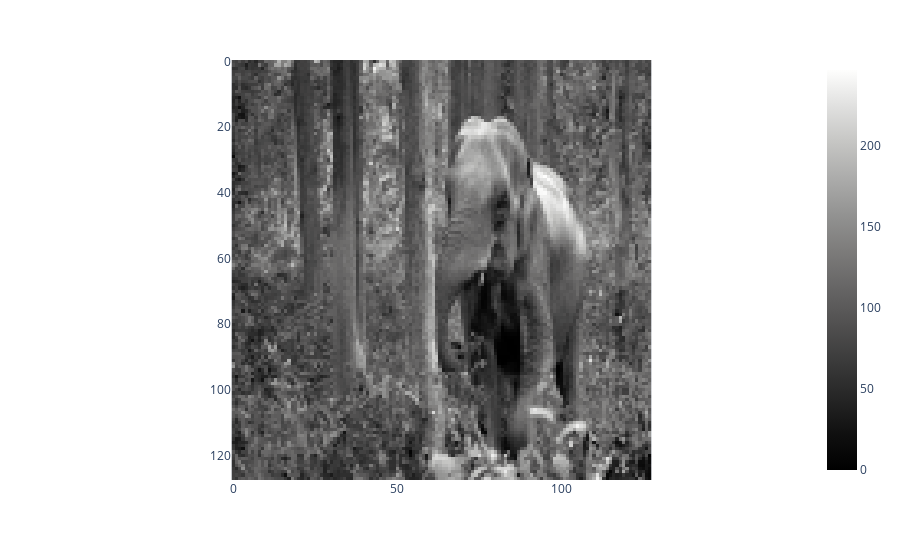

Here is the notebook cell this chart was saved with:
### Code cell
import numpy as np
view_image(np.array(images[14][0]), 128, 128, 'gray')

### Figure 1 — Plotly figure (JSON) as saved in the notebook; plotly's stock layout.template omitted (floating-point values rounded to 4 significant figures; data arrays with more than 128 entries replaced by an {"elided": "..."} marker saying what was removed)
{"data": [{"coloraxis": "coloraxis", "hovertemplate": "x: %{x}<br>y: %{y}<br>color: %{z}<extra></extra>", "name": "0", "type": "heatmap", "xaxis": "x", "yaxis": "y", "z": {"elided": "128x128 int values"}}], "layout": {"coloraxis": {"colorscale": [[0, "rgb(0, 0, 0)"], [0.09091, "rgb(16, 16, 16)"], [0.1818, "rgb(38, 38, 38)"], [0.2727, "rgb(59, 59, 59)"], [0.3636, "rgb(81, 80, 80)"], [0.4545, "rgb(102, 101, 101)"], [0.5455, "rgb(124, 123, 122)"], [0.6364, "rgb(146, 146, 145)"], [0.7273, "rgb(171, 171, 170)"], [0.8182, "rgb(197, 197, 195)"], [0.9091, "rgb(224, 224, 223)"], [1, "rgb(254, 254, 253)"]]}, "margin": {"t": 60}, "xaxis": {"anchor": "y", "constrain": "domain", "domain": [0, 1], "scaleanchor": "y"}, "yaxis": {"anchor": "x", "autorange": "reversed", "constrain": "domain", "domain": [0, 1]}}}
